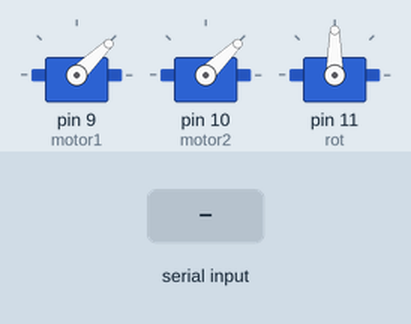
Recording of a sketch running on a simulated Arduino Uno, built with avr-gcc and run on an emulated ATmega328P. Parts: 3 × servo. The test bench sets the inputs (shaded band). What the sketch prints to the serial monitor is not drawn.

Above: at 4.2 s.
4.3 s: "e" received over Serial
5.8 s: "90,45,200\n" received over Serial
At 8.2 s:
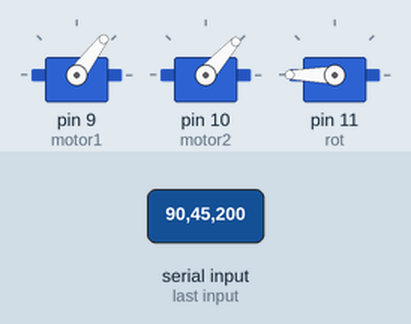
Timing chart, 0 to 9.7 s (numbered marks = the images above; inputs shaded):
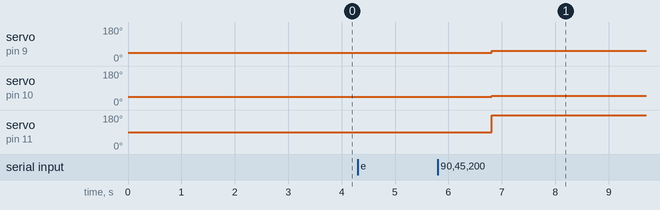

Measured:
- after the input at 4.3 s, every drawn part: stays the same
- after the input at 5.8 s, servo on pin 9 (motor1): 44° → 53° after 1.0 s; servo on pin 10 (motor2): 44° → 48° after 1.0 s; servo on pin 11 (rot): 90° → 180° after 1.0 s

The sketch:

emc_motor_controller_test.ino
```cpp
#include <Servo.h>//Using servo library to control ESC


struct tabel_tennis
{
    int x;
    int y;
    int motor1_speed;
    int motor2_speed;
    int rotate;
    int piston;
    char spin;

}info;

Servo motor1; //Creating a servo class with name as esc
Servo motor2;
Servo rot;
void setup()
{
motor1.attach(9); //Specify the esc signal pin,Here as D8
motor2.attach(10);
rot.attach(11);


enable_motors();
delay(2000);

Serial.begin(9600);
Serial.flush();
}


int speed1,speed2, angle, x, y;


char spintype;
bool modecheck = false;
char gamemode;

void enable_motors()
{
  motor1.writeMicroseconds(1000);
  motor2.writeMicroseconds(1000);

  //delay(2000); dont need these anymore

  //motor1.writeMicroseconds(2000); //initialize the signal to 1000
  //motor2.writeMicroseconds(2000);

  delay(1000);

  speed1= map(0, 0, 1023,1000,2000);
  motor1.writeMicroseconds(speed1);
  motor2.writeMicroseconds(speed1);


}
void loop()
{
//get play style : easy, medium, hard
while(modecheck != true)
{
difficulty();
}

if(Serial.available() == 4 )
{
speed1= Serial.parseInt();//analogRead(A0); //Read input from analog pin a0 and store in val

speed2= Serial.parseInt();

angle= Serial.parseInt();// the rotation servo
info.rotate = angle;

spintype = Serial.parseInt(); // character

info.spin = spintype;


switch(spintype)
{
  case 'b': case 'B':
  {
    backspin();
    break;
  }

  case 't': case 'T':
  {
    topspin();
    break;
  }

  case 'l': case 'L':
  {
    sidespin(spintype);
    break;
  }

  case 'r': case 'R':
  {
    sidespin(spintype);
    break;
  }
}


Serial.print(speed1);
speed1 = map(speed1, 0, 1023,1000,2000);
Serial.print(' ');
Serial.println(speed1);
info.motor1_speed = speed1;

;//analogRead(A0); //Read input from analog pin a0 and store in val
Serial.print(speed2);
speed2 = map(speed2, 0, 1023,1000,2000);
Serial.print(' ');
Serial.println(speed2);
info.motor2_speed = speed2;

Serial.print(angle);
Serial.print(' ');
Serial.println(angle);
Serial.println(spintype);
Serial.println();


set_motor1();
set_motor2();

set_rotation();
set_x();
set_y();
set_motor1();
set_motor2();
//set_piston();
delay(1500); // to set the servos: will give them enogh time to change position
}
}


void difficulty()
{
  char dif;
  if(Serial.available()==1)
  {
    dif = Serial.read(); // e for easy i for intermediate and h for hard

    if(dif == 'e' || dif == 'E')
    {
      Serial.println("Easy");
      gamemode = 'e';
      modecheck = true;
    }

    else if( dif == 'i' || dif == 'I')
    {
      Serial.println("Intermediate");
      gamemode = 'i';
      modecheck = true;
    }

    else if ( dif == 'h' || dif == 'H')
    {
      Serial.println("Hard");
      gamemode = 'h';
      modecheck = true;
    }
  }
}

void set_rotation()
{
  rot.write(info.rotate);
}

void set_x()
{

}

void set_y()
{

}

void set_motor1()
{
  motor1.writeMicroseconds(info.motor1_speed);
}

void set_motor2()
{
  motor2.writeMicroseconds(info.motor2_speed);
}

void topspin()
{
  Serial.println("topspin");
}

void backspin()
{
  Serial.println("backspin");
}

void sidespin(char type)
{
  if(type == 'r' || type == 'R')
  {
    Serial.println("rightspin");
  }

  else if ( type == 'l' || type == 'L')
  {
    Serial.println("leftspin");
  }
}
```
